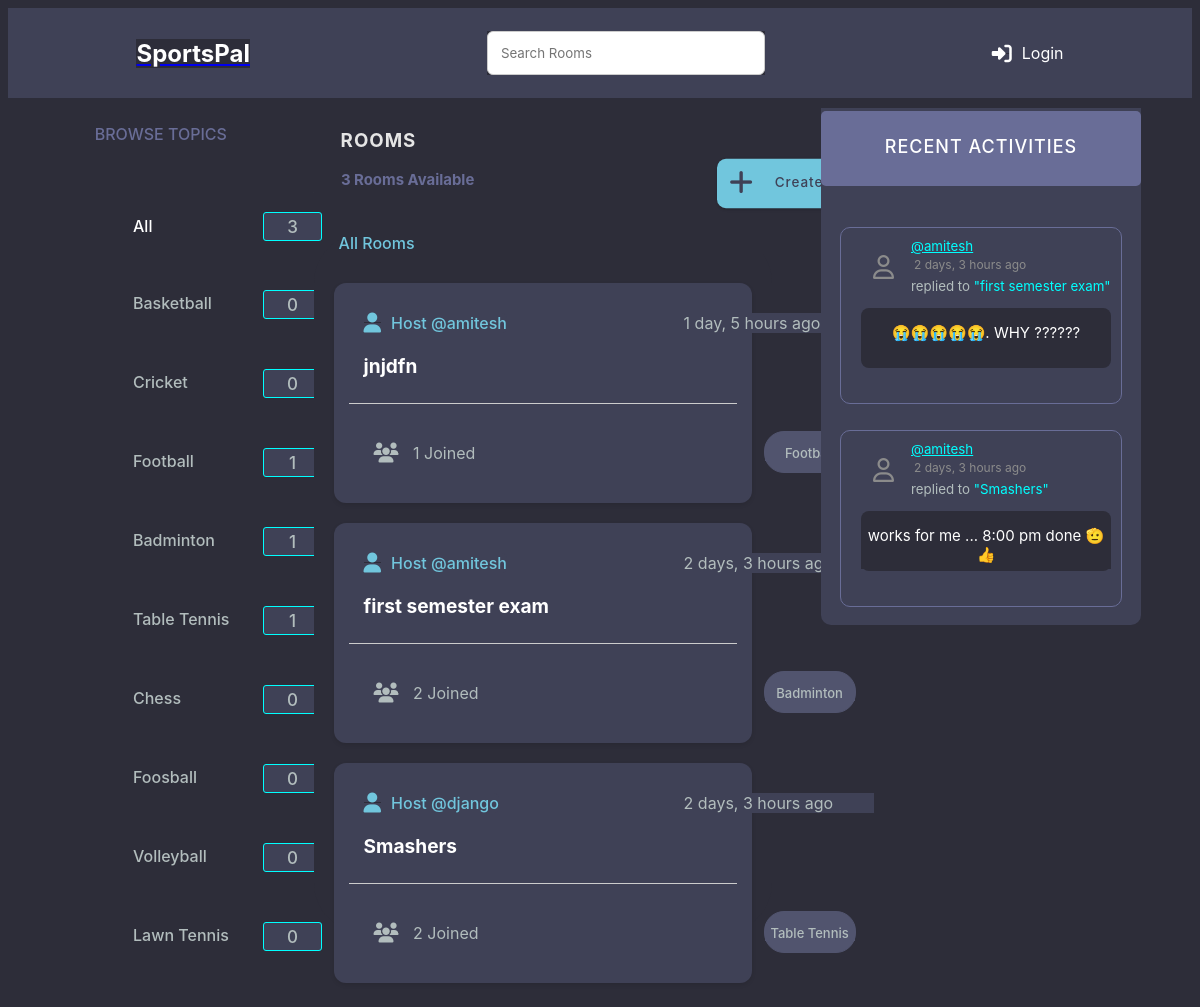
/home/, run on the app's committed database.
### base/models.py (models this page shows, shortened)
class Topic(models.Model):
    name = models.CharField(max_length=200)

class Room(models.Model):
    host = models.ForeignKey(User, on_delete=models.SET_NULL, null=True)
    topic = models.ForeignKey(Topic, on_delete=models.SET_NULL, null=True)
    name = models.CharField(max_length=200)
    description = models.TextField(null = True, blank = True)
    participants = models.ManyToManyField(User, related_name='participants', blank=True)
    updated = models.DateTimeField(auto_now=True)
    created = models.DateTimeField(auto_now_add=True)
    class Meta:
        ordering = ('-updated','-created')
    def __str__(self):
        return self.name

class Message(models.Model):
    user = models.ForeignKey(User, on_delete=models.CASCADE)
    room = models.ForeignKey(Room, on_delete=models.CASCADE)
    body = models.TextField()
    updated = models.DateTimeField(auto_now=True)
    created = models.DateTimeField(auto_now_add=True)
    def __str__(self):
        return self.body[0:50]

### base/views.py (the view)
# urls.py: path("home/", views.home, name="home"),
def home(request):
    q = request.GET.get('q') if request.GET.get('q') != None else ''
    rooms = Room.objects.filter(Q(topic__name__icontains = q) | Q(name__icontains = q) | Q(description__icontains = q) | Q(host__username__icontains = q))
    topics = Topic.objects.all()
    room_count = rooms.count()
    room_count_topic = rooms.filter(topic__name__icontains = q).count()
    room_messages = Message.objects.filter(Q(room__topic__name__icontains = q)).order_by('-created')
    context = {'rooms':rooms,'topics':topics,'room_count':room_count,'room_messages':room_messages , "room_count_topic":room_count_topic}
    return render(request,"base/home.html",context)

### base/templates/base/home.html (shortened to what this page needs)
{% extends 'main.html' %}
{% load static %}
{% block content %}
    {% block css %}
    <link rel="stylesheet" type="text/css" href="{% static 'styles/home.css' %}">
    <link href="{% static 'fontawesomefree/css/fontawesome.css' %}" rel="stylesheet" type="text/css">
    <link href="{% static 'fontawesomefree/css/brands.css' %}" rel="stylesheet" type="text/css">
    <link href="{% static 'fontawesomefree/css/solid.css' %}" rel="stylesheet" type="text/css">
    {% endblock %}
    <div class = "home-container ">
        <div>
            {% include 'base/topics_component.html' %}
        <div class = "rooms">
            <div id="rooms">
                <h3 style="position: relative;left : 27px; top: 10px">rooms</h3>
            </div>
            <div id="room_count">
                <h5 style="position: relative;left : 27px;top : -2px">{{room_count}} rooms available</h5>
            </div>
            <div id="create_room">
                <a href = "{% url 'create-room' %}">
                    <button> Create Room </button> </a>
            </div>
            <div class="all-rooms">
                <p style="color: white;">All Rooms</p>
            </div>
            <div>
                    {% include 'base/feed_component.html' %}
            </div>
        </div>
        <div>
            {% include 'base/activity_component.html'%}
        </div>
{% endblock %}

### base/templates/base/topics_component.html (shortened to what this page needs)
{% load static %}
{% block css %}
    <link rel="stylesheet" type="text/css" href="{% static 'styles/topics_component.css' %}">
{% endblock %}
<h3 class = "Topics" style = "color: #696d97; text-transform: uppercase;top:10px;">Browse Topics</h3>
<div class = "All">
    <p><a href="{% url 'home' %}"  style="color: white; text-decoration: none;"><div>All</div></a> <span id = "total">{{room_count}}</span></p>
</div>
<div class = "items_all">
    {% for topic in topics %}
        <div class = "List">
            <a href="{% url 'home' %}?q={{topic.name}}">{{topic.name}}
            <div id="count_div">
                <span id = "count">{{topic.room_set.all.count}}</span></a>
            </div>
        </div>
    {% endfor %}

### base/templates/base/feed_component.html (shortened to what this page needs)
{% load static %}
{% block css %}
    <link rel="stylesheet" type="text/css" href="{% static 'styles/feed_component.css' %}">
    <link href="{% static 'fontawesomefree/css/fontawesome.css' %}" rel="stylesheet" type="text/css">
    <link href="{% static 'fontawesomefree/css/brands.css' %}" rel="stylesheet" type="text/css">
    <link href="{% static 'fontawesomefree/css/solid.css' %}" rel="stylesheet" type="text/css">
{% endblock %}
<div style="position: relative;top:20px;z-index: 10;left:25px;color:#71c6dd;font-weight: 500;"> All Rooms</div>
<div class = "sports-rooms">
    {% for room in rooms %}
        <div class = "room_feat">
            <div id="host">
                <a href="{% url 'user-profile' room.host.id %}"style="background-color:#3f4156;z-index: 30;"><i class="fa-solid fa-user fa-lg" style="position: relative;right:10px;"></i>Host @{{room.host.username}}</a>
            </div>
            <div style = "background-color: #3f4156;" id = "timer">
                {{room.created|timesince}} ago
            </div>
                <div id="room_name">
                    <h5 style = "background-color: #3f4156;"><a href = "{% url 'room' room.id %}" style="background-color:#3f4156;">{{room.name}}</a></h5>
                </div>
                <hr style="position:relative;top :90px">
                <div style = "background-color: #3f4156;" id ="participants_num"><i class="fa-solid fa-users fa-lg"style="position:relative;right:10px;"></i>
                    {{room.participants.all.count}} Joined
                </div>
                <div id="topic_name">
                    <p style="background-color: #51546e;;">{{room.topic.name}}</p>
                </div>
        </div>
    {% endfor %}
</div>

### base/templates/base/activity_component.html (shortened to what this page needs)
{% load static %}
{% block css %}
    <link rel="stylesheet" type="text/css" href="{% static 'styles/activity_component.css' %}">
    <link href="{% static 'fontawesomefree/css/fontawesome.css' %}" rel="stylesheet" type="text/css">
    <link href="{% static 'fontawesomefree/css/brands.css' %}" rel="stylesheet" type="text/css">
    <link href="{% static 'fontawesomefree/css/solid.css' %}" rel="stylesheet" type="text/css">
{% endblock %}
<div class="block_layout">
    <div class="recent_activities">
        <h3> recent activities</h3>
    </div>
    {% for message in room_messages %}
    <div class = "box">
        <small >
            <div id="username">
                <a href = "{'% url 'user-profile' message.user.id %}" style="background-color: #3f4156;color: cyan; width:200px">@{{message.user}}</a>
            </div>
            <div id="time" style="color: #8b8b8b; font-size: 12px; margin:3px; width:200px;">
                {{message.created|timesince}} ago
            </div>
        </small>
        <div id="sender">
            <small style="background-color: #3f4156; color:#b2bdbd; width: 200px;">replied to <tag style="background-color: #3f4156; color:cyan">"{{message.room}}"</tag></small>
        </div>
        <div id="message" style="position: relative;top:8px;">
            <p>{{message}}</p>
        </div>
    </div>
    {% endfor %}
</div>

### static/styles/main.css (style rules this page uses)
* { background-color: #2d2d39;; }

### static/styles/home.css (style rules this page uses)
#rooms { text-transform: uppercase; font-weight: 500; color: #e5e5e5; letter-spacing: 1px; display: inline-block; }
#room_count { height: auto; font-weight: 500; color: #696d97; font-size: 18px; text-transform: capitalize; position: relative; display: inline-block; top:50px; height:50px; left : -80px; margin-top: 0px; }
button { background-color: #71c6dd; border: none; display: inline-flex; align-items: center; gap: 1rem; cursor: pointer; transition: all ease-in-out 0.3s; padding: 1rem 2rem; border-radius: 5px; box-shadow: 1px 1px 3px 1px rgba(0, 0, 0, 0.15); font-weight: 500; display: inline-block; position: relative; left : 175px; top: 50px; color:#3f4156; height: 55px; padding-bottom: 25px; font-size: 15px; letter-spacing: 1px; border-radius: 10px; transform: scale(0.9); }
#create_room { display: inline-block; }
.room_feat { position: relative; top: 50px; }

### static/styles/topics_component.css (style rules this page uses)
* { font-family: "DM Sans", -apple-system, BlinkMacSystemFont, "Segoe UI", Roboto, Oxygen, Ubuntu, Cantarell, "Open Sans", "Helvetica Neue", sans-serif; }
.Topics { position: relative; top : 50px; text-align: center; font-weight: 500; font-family: "DM Sans", -apple-system, BlinkMacSystemFont, "Segoe UI", Roboto, Oxygen, Ubuntu, Cantarell, "Open Sans", "Helvetica Neue", sans-serif; box-sizing: border-box; text-rendering: optimizeLegibility; font-size: inherit; }
.List, .All { display: flex; flex-direction: column; align-items: left; padding-left: 120px; }
.List a , .All { align-items: left; margin: 5px; font-weight: 500; color : #b2bdbd; text-decoration: none; width: 100px; }
#count,#total { display: inline-block; height: 20px; width: 50px; background-color: #3f4156; margin: 10px; border-radius: 3px; align-items: center; padding: 3.5px; text-align: center; border: 0.8px solid cyan; font-size: 17px; }
#count_div { position: relative; left: 120px; bottom: 38px; width: 100px; }
.All div { position: relative; top : 34px; }
#total { position: relative; left : 120px; }
div .List { width: 100px; }

### static/styles/feed_component.css (style rules this page uses)
.room_feat { display: flex; flex-direction: column; background-color: #fff; border-radius: 20px solid black; padding: 15px; box-shadow: 0 2px 4px rgba(0, 0, 0, 0.1); margin: 20px; border-radius: 12px; height: 190px; }
#host a { background-color: #3f4156; color: #fff; padding: 5px 10px; border-radius: 5px; text-align: center; text-decoration: none; margin-bottom: 5px; z-index: 20; }
#room_name a { color: white; text-decoration: none; transition: color 0.3s; }
hr { border: none; border-top: 1px solid #ccc; margin: 15px 0; }
.sports-rooms { border-radius: 50px; }
.room_feat { position: relative; top: 50px; background-color: #3f4156; }
#host,#edit,#delete,#room_name,#topic_name { background-color: #3f4156; }
#host a { font-family: "DM Sans", -apple-system, BlinkMacSystemFont, "Segoe UI", Roboto, Oxygen, Ubuntu, Cantarell, "Open Sans", "Helvetica Neue", sans-serif; margin: 0; padding: 0; box-sizing: border-box; text-rendering: optimizeLegibility; color:#71c6dd; font-size: inherit; font-weight: 500; }
#host { position: absolute; top : 30px; left:40px; z-index: 9; width : 150px; }
#timer { margin: 10px; position: absolute; top : 20px; left: 340px; width: 190px; color: #b2bdbd; }
#room_name { position: absolute; top : 40px; left : 30px; width : 190px; height: 80px; bottom: 28px; font-family: "DM Sans", -apple-system, BlinkMacSystemFont, "Segoe UI", Roboto, Oxygen, Ubuntu, Cantarell, "Open Sans", "Helvetica Neue", sans-serif; font-size: 23px; font-weight: 500; color: #e5e5e5; }
#topic_name { display: inline-block; position: absolute; bottom: 30px; left: 430px; width: 90px; font-size: medium; text-align: center; margin-top: 0px; background-color: #51546e; border-radius: 20px; font-size: 13px; border: 1px solid #51546e; color: #b2bdbd; height:40px; font-weight: 500; }
#participants_num { position: absolute; top : 160px; left: 50px; width : 120px; color: #b2bdbd; }
div .sports-rooms { position: relative; bottom: 20px; }

### base/templates/base/home.html (style rules this page uses)
.home-container { display: grid; grid-template-columns: 2fr 3fr 2fr; }

### data on the page
Topic: name "Basketball", room_set.all.count "0"
Topic: name "Cricket", room_set.all.count "0"
Topic: name "Football", room_set.all.count "1"
Topic: name "Badminton", room_set.all.count "1"
Topic: name "Table Tennis", room_set.all.count "1"
Topic: name "Chess", room_set.all.count "0"
Topic: name "Foosball", room_set.all.count "0"
Topic: name "Volleyball", room_set.all.count "0"
Topic: name "Lawn Tennis", room_set.all.count "0"
Room: host.username "amitesh", created "1 day, 5 hours", name "jnjdfn", participants.all.count "1", topic.name "Football"
Room: host.username "amitesh", created "2 days, 3 hours", name "first semester exam", participants.all.count "2", topic.name "Badminton"
Room: host.username "django", created "2 days, 3 hours", name "Smashers", participants.all.count "2", topic.name "Table Tennis"
Message: user "amitesh", created "2 days, 3 hours", room "first semester exam", body "😭😭😭😭😭. WHY ??????"
Message: user "amitesh", created "2 days, 3 hours", room "Smashers", body "works for me ... 8:00 pm done 🫡 👍"

### other printed values
{{ room_count }} "3"
